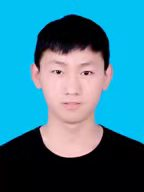
//> input picture Project/8.29/11.jpg, 144 x 192 px
$ ./019.laplance   (built with g++ and OpenCV 4)
//> lines starting //> are read from the running program, lines starting //| are printed output that depends on the picture; after the words box and inside, x2 and y2 are one past the last pixel; in counts of white or black regions, pixels touching at a corner belong together
#include<opencv2/opencv.hpp>
#include<iostream>
#include<math.h>
using namespace cv;
Mat src, dst;
int main(int argc, char** argv) {
	src = imread("C:/Users/Admin/Desktop/opencv/Project/8.29/11.jpg", IMREAD_COLOR);//src 缩写为源文件 打开的文件名要加上格式 比如 jpg
//> src is the input picture: 192 rows x 144 cols, CV_8UC3; mean B, G, R 147.1, 124.6, 53.8
	if (src.empty())
	{
		printf("could not load image....\n");
		return -1;//返回值为-1 表示异常
	}
	namedWindow("input", CV_WINDOW_AUTOSIZE);//创建一个窗口并命名
	imshow("input", src);//在指定窗口显示指定图片

	Mat gray_src,edge_image;//高斯模糊
	GaussianBlur(src, dst, Size(3, 3), 0, 0);
	cvtColor(dst, gray_src, COLOR_BGR2GRAY);//灰度转换
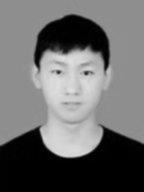
//> gray_src: 192 rows x 144 cols, CV_8UC1; min 0, max 223, mean 106

	Laplacian(gray_src, edge_image, CV_16S, 3);//拉普拉斯提取边缘
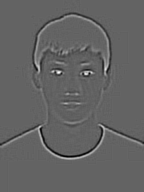
//> edge_image: 192 rows x 144 cols, CV_16SC1; min -244, max 382, mean 0; drawn with min black and max white
	convertScaleAbs(edge_image, edge_image);//取绝对值
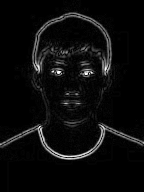
//> edge_image: 192 rows x 144 cols, CV_8UC1; min 0, max 255, mean 11.5

	//二值化
	threshold(edge_image, edge_image, 0, 255, THRESH_OTSU | THRESH_BINARY);//OTSU  可以自动找到一个
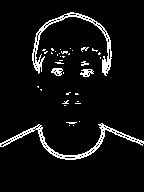
//> edge_image: 192 rows x 144 cols, CV_8UC1; 6.2% white in thin lines or dots, all inside (x1, y1, x2, y2) = (0, 12, 144, 160)
	//最恰当的阈值


	namedWindow("edge", CV_WINDOW_AUTOSIZE);//创建一个窗口并命名
	imshow("edge", edge_image);//在指定窗口显示指定图片
	waitKey(0);
	return 0;
}

$ run again, with Project/8.29/1.jpg copied over Project/8.29/11.jpg
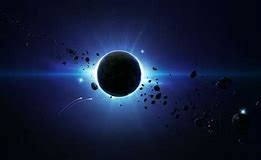
//> input picture Project/8.29/1.jpg, 261 x 160 px
//> src is the input picture: 160 rows x 261 cols, CV_8UC3; mean B, G, R 55.5, 27.9, 18.3
//> `cvtColor(dst, gray_src, COLOR_BGR2GRAY);`:
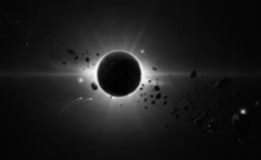
//> gray_src: 160 rows x 261 cols, CV_8UC1; min 1, max 250, mean 28.2
//> `threshold(edge_image, edge_image, 0, 255, THRESH_OTSU | THRESH_BINARY);`:
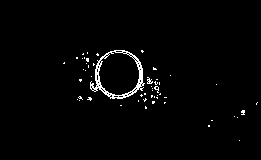
//> edge_image: 160 rows x 261 cols, CV_8UC1; 1.8% white in thin lines or dots, all inside (x1, y1, x2, y2) = (63, 50, 258, 141)

$ run again, with Project/8.29/2.jpg copied over Project/8.29/11.jpg
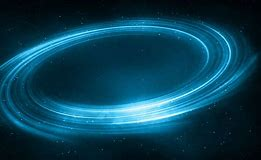
//> input picture Project/8.29/2.jpg, 261 x 160 px
//> src is the input picture: 160 rows x 261 cols, CV_8UC3; mean B, G, R 85.9, 64.6, 10.2
//> `cvtColor(dst, gray_src, COLOR_BGR2GRAY);`:
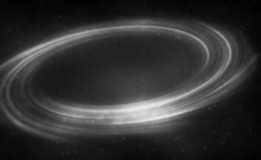
//> gray_src: 160 rows x 261 cols, CV_8UC1; min 3, max 236, mean 50.8
//> `threshold(edge_image, edge_image, 0, 255, THRESH_OTSU | THRESH_BINARY);`:
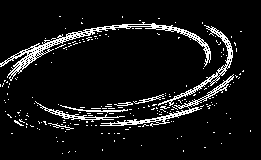
//> edge_image: 160 rows x 261 cols, CV_8UC1; 8.1% white in thin lines or dots, all inside (x1, y1, x2, y2) = (0, 16, 251, 154)
